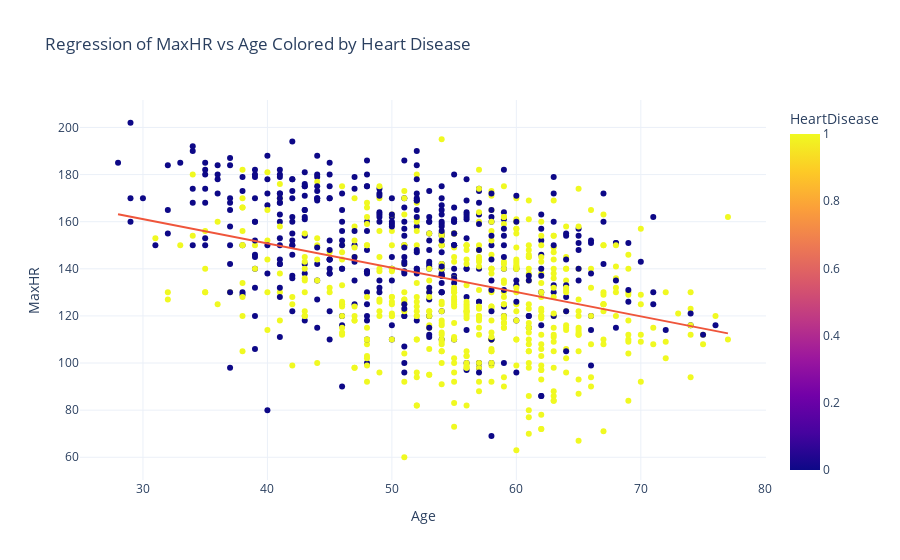

Source (notebook cell):
### Code cell
fig = px.scatter(
    df,
    x="Age",
    y="MaxHR",
    color="HeartDisease",
    trendline="ols",  
    hover_data=["Sex", "ChestPainType"],
    title="Regression of MaxHR vs Age Colored by Heart Disease"
)
fig.update_layout(template="plotly_white")
fig.show()

### Figure 1 — Plotly figure (JSON) as saved in the notebook; plotly's stock layout.template omitted (floating-point values rounded to 4 significant figures; data arrays with more than 128 entries replaced by an {"elided": "..."} marker saying what was removed)
{"data": [{"customdata": {"elided": "918x2 str values"}, "hovertemplate": "Age=%{x}<br>MaxHR=%{y}<br>Sex=%{customdata[0]}<br>ChestPainType=%{customdata[1]}<br>HeartDisease=%{marker.color}<extra></extra>", "legendgroup": "", "marker": {"color": {"elided": "918 int values"}, "coloraxis": "coloraxis", "symbol": "circle"}, "mode": "markers", "name": "", "orientation": "v", "showlegend": false, "type": "scatter", "x": {"elided": "918 int values"}, "xaxis": "x", "y": {"elided": "918 int values"}, "yaxis": "y"}, {"hovertemplate": "<b>OLS trendline</b><br>MaxHR = -1.03121 * Age + 191.99<br>R<sup>2</sup>=0.145958<br><br>Age=%{x}<br>MaxHR=%{y} <b>(trend)</b><extra></extra>", "legendgroup": "", "marker": {"symbol": "circle"}, "mode": "lines", "name": "", "showlegend": false, "type": "scatter", "x": {"elided": "918 int values"}, "xaxis": "x", "y": {"elided": "918 float values"}, "yaxis": "y"}], "layout": {"coloraxis": {"colorbar": {"title": {"text": "HeartDisease"}}, "colorscale": [[0, "#0d0887"], [0.1111, "#46039f"], [0.2222, "#7201a8"], [0.3333, "#9c179e"], [0.4444, "#bd3786"], [0.5556, "#d8576b"], [0.6667, "#ed7953"], [0.7778, "#fb9f3a"], [0.8889, "#fdca26"], [1, "#f0f921"]]}, "legend": {"tracegroupgap": 0}, "title": {"text": "Regression of MaxHR vs Age Colored by Heart Disease"}, "xaxis": {"anchor": "y", "domain": [0, 1], "title": {"text": "Age"}}, "yaxis": {"anchor": "x", "domain": [0, 1], "title": {"text": "MaxHR"}}}}
